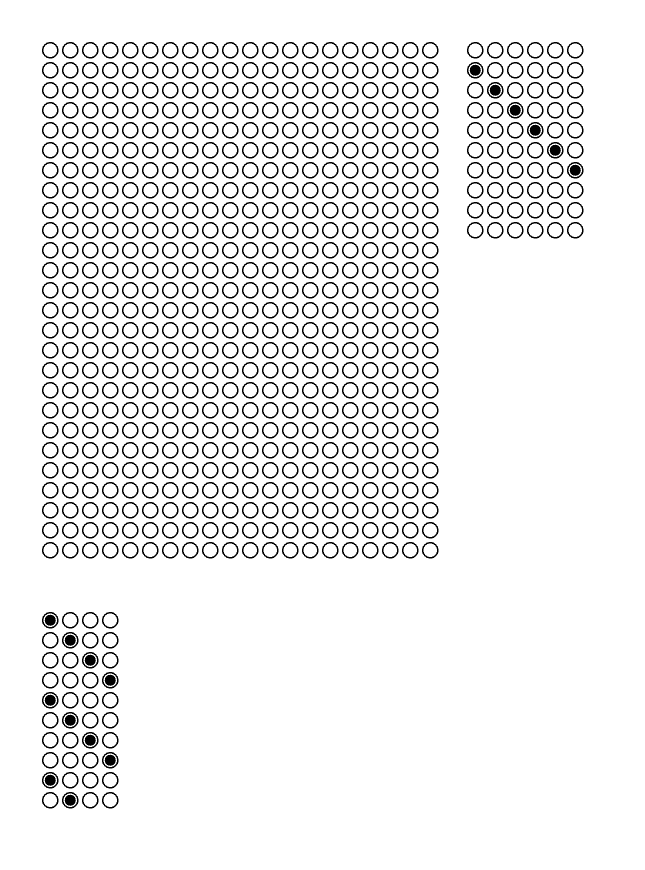
#> input picture sample_omr_sheet_full.png, 1290 x 1740 px (shown at 1/2 size)
$ python debug_xgaps.py
#> lines starting #> are read from the running program, lines starting #| are printed output that depends on the picture; after the words box and inside, x2 and y2 are one past the last pixel; in counts of white or black regions, pixels touching at a corner belong together
### backend/services/omr_engine.py
from __future__ import annotations

import math
import string
from dataclasses import dataclass, replace
from pathlib import Path
from typing import Mapping

import cv2
import numpy as np


class OMRProcessingError(ValueError):
    """Raised when a sheet cannot be interpreted reliably."""


class NoBubblesDetectedError(OMRProcessingError):
    """Raised when no usable circular bubble contours are present."""


class IncompleteSheetError(OMRProcessingError):
    """Raised when the expected question grid is incomplete."""


class UnansweredQuestionError(OMRProcessingError):
    """Raised when no option is sufficiently filled for a question."""


class AmbiguousMarkError(OMRProcessingError):
    """Raised when multiple options appear selected for a question."""


@dataclass(frozen=True, slots=True)
class Bubble:
    x: int
    y: int
    width: int
    height: int
    grid_x: float | None = None
    grid_y: float | None = None

    @property
    def center_x(self) -> float:
        return self.x + self.width / 2

    @property
    def center_y(self) -> float:
        return self.y + self.height / 2

    @property
    def position_x(self) -> float:
        return self.grid_x if self.grid_x is not None else self.center_x

    @property
    def position_y(self) -> float:
        return self.grid_y if self.grid_y is not None else self.center_y

    @property
    def diameter(self) -> float:
        return math.sqrt(self.width * self.height)


@dataclass(frozen=True, slots=True)
class ScanExtractedData:
    answers: dict[int, str]
    roll_number: str | None
    student_name: str | None


def _resize_for_analysis(image: np.ndarray) -> np.ndarray:
    height, width = image.shape[:2]
    longest_side = max(height, width)
    if longest_side < 900:
        scale = 900 / longest_side
        interpolation = cv2.INTER_CUBIC
    elif longest_side > 2200:
        scale = 1800 / longest_side
        interpolation = cv2.INTER_AREA
    else:
        return image
    return cv2.resize(
        image,
        (max(1, round(width * scale)), max(1, round(height * scale))),
        interpolation=interpolation,
    )


def _order_quad(points: np.ndarray) -> np.ndarray:
    points = points.astype(np.float32)
    ordered = np.zeros((4, 2), dtype=np.float32)
    coordinate_sum = points.sum(axis=1)
    coordinate_difference = np.diff(points, axis=1).reshape(-1)
    ordered[0] = points[np.argmin(coordinate_sum)]
    ordered[2] = points[np.argmax(coordinate_sum)]
    ordered[1] = points[np.argmin(coordinate_difference)]
    ordered[3] = points[np.argmax(coordinate_difference)]
    return ordered


def _rectify_page(image: np.ndarray) -> np.ndarray:
    grayscale = cv2.cvtColor(image, cv2.COLOR_BGR2GRAY)
    blurred = cv2.GaussianBlur(grayscale, (5, 5), 0)
    edges = cv2.Canny(blurred, 35, 110)
    edges = cv2.morphologyEx(
        edges,
        cv2.MORPH_CLOSE,
        cv2.getStructuringElement(cv2.MORPH_RECT, (7, 7)),
        iterations=2,
    )
    contours, _ = cv2.findContours(
        edges, cv2.RETR_EXTERNAL, cv2.CHAIN_APPROX_SIMPLE
    )
    image_area = float(image.shape[0] * image.shape[1])
    page_quad: np.ndarray | None = None
    page_area = 0.0
    for contour in sorted(contours, key=cv2.contourArea, reverse=True)[:12]:
        area = cv2.contourArea(contour)
        area_ratio = area / image_area
        if area_ratio < 0.22:
            break
        if area_ratio > 0.985:
            continue
        perimeter = cv2.arcLength(contour, True)
        approximation = cv2.approxPolyDP(contour, 0.025 * perimeter, True)
        if len(approximation) != 4 or not cv2.isContourConvex(approximation):
            continue
        if area > page_area:
            page_quad = approximation.reshape(4, 2)
            page_area = area
    if page_quad is None:
        return image

    top_left, top_right, bottom_right, bottom_left = _order_quad(page_quad)
    target_width = int(
        round(
            max(
                np.linalg.norm(bottom_right - bottom_left),
                np.linalg.norm(top_right - top_left),
            )
        )
    )
    target_height = int(
        round(
            max(
                np.linalg.norm(top_right - bottom_right),
                np.linalg.norm(top_left - bottom_left),
            )
        )
    )
    if (
        target_width < image.shape[1] * 0.35
        or target_height < image.shape[0] * 0.35
        or min(target_width, target_height) < 180
    ):
        return image
    destination = np.array(
        [
            [0, 0],
            [target_width - 1, 0],
            [target_width - 1, target_height - 1],
            [0, target_height - 1],
        ],
        dtype=np.float32,
    )
    transform = cv2.getPerspectiveTransform(
        _order_quad(page_quad), destination
    )
    return cv2.warpPerspective(
        image,
        transform,
        (target_width, target_height),
        flags=cv2.INTER_CUBIC,
        borderMode=cv2.BORDER_CONSTANT,
        borderValue=(255, 255, 255),
    )


def _prepare_thresholds(
    image: np.ndarray,
) -> tuple[np.ndarray, np.ndarray, np.ndarray]:
    grayscale = cv2.cvtColor(image, cv2.COLOR_BGR2GRAY)
    background_sigma = max(9.0, min(grayscale.shape) / 24.0)
    background = cv2.GaussianBlur(grayscale, (0, 0), background_sigma)
    background = np.maximum(background, 1)
    normalized = cv2.divide(grayscale, background, scale=255)
    normalized = cv2.createCLAHE(clipLimit=1.6, tileGridSize=(8, 8)).apply(
        normalized
    )
    blurred = cv2.GaussianBlur(normalized, (5, 5), 0)
    _, otsu = cv2.threshold(
        blurred, 0, 255, cv2.THRESH_BINARY_INV | cv2.THRESH_OTSU
    )
    minimum_dimension = min(normalized.shape)
    adaptive_block_size = int(round(minimum_dimension * 0.055))
    adaptive_block_size = max(31, min(101, adaptive_block_size | 1))
    adaptive = cv2.adaptiveThreshold(
        blurred,
        255,
        cv2.ADAPTIVE_THRESH_GAUSSIAN_C,
        cv2.THRESH_BINARY_INV,
        adaptive_block_size,
        7,
    )
    candidates = cv2.bitwise_or(otsu, adaptive)
    candidates = cv2.morphologyEx(
        candidates,
        cv2.MORPH_CLOSE,
        cv2.getStructuringElement(cv2.MORPH_ELLIPSE, (3, 3)),
        iterations=1,
    )
    return normalized, candidates, otsu


def _candidate_bubbles(binary: np.ndarray) -> list[Bubble]:
    contours, _ = cv2.findContours(
        binary.copy(), cv2.RETR_EXTERNAL, cv2.CHAIN_APPROX_SIMPLE
    )
    image_height, image_width = binary.shape[:2]
    minimum_image_dimension = min(image_height, image_width)
    minimum_dimension = max(9, int(round(minimum_image_dimension * 0.010)))
    maximum_dimension = minimum_image_dimension * 0.16
    candidates: list[Bubble] = []

    for contour in contours:
        x, y, width, height = cv2.boundingRect(contour)
        if width < minimum_dimension or height < minimum_dimension:
            continue
        if width > maximum_dimension or height > maximum_dimension:
            continue
        aspect_ratio = width / float(height)
        if not 0.60 <= aspect_ratio <= 1.67:
            continue
        area = cv2.contourArea(contour)
        perimeter = cv2.arcLength(contour, True)
        if perimeter <= 0:
            continue
        circularity = 4 * math.pi * area / (perimeter * perimeter)
        extent = area / float(width * height)
        if circularity < 0.40 or not 0.32 <= extent <= 0.96:
            continue
        candidates.append(Bubble(x=x, y=y, width=width, height=height))

    candidates.sort(key=lambda bubble: (bubble.center_y, bubble.center_x))
    deduplicated: list[Bubble] = []
    for candidate in candidates:
        duplicate_index = next(
            (
                index
                for index, existing in enumerate(deduplicated)
                if abs(candidate.center_x - existing.center_x)
                < min(candidate.width, existing.width) * 0.45
                and abs(candidate.center_y - existing.center_y)
                < min(candidate.height, existing.height) * 0.45
            ),
            None,
        )
        if duplicate_index is None:
            deduplicated.append(candidate)
        elif candidate.width * candidate.height > (
            deduplicated[duplicate_index].width
            * deduplicated[duplicate_index].height
        ):
            deduplicated[duplicate_index] = candidate
    return deduplicated


def _filter_dominant_bubble_size(
    bubbles: list[Bubble], expected_count: int
) -> list[Bubble]:
    if len(bubbles) <= expected_count:
        return bubbles
    sizes = np.array([bubble.diameter for bubble in bubbles], dtype=np.float64)
    best_subset = bubbles
    best_score = float("inf")
    for candidate_size in np.unique(np.quantile(sizes, np.linspace(0.1, 0.9, 17))):
        subset = [
            bubble
            for bubble in bubbles
            if candidate_size * 0.62 <= bubble.diameter <= candidate_size * 1.62
        ]
        if len(subset) < expected_count:
            continue
        subset_sizes = np.array(
            [bubble.diameter for bubble in subset], dtype=np.float64
        )
        dispersion = float(np.std(subset_sizes) / max(np.mean(subset_sizes), 1.0))
        count_excess = max(0, len(subset) - expected_count) / expected_count
        score = dispersion + count_excess * 0.08
        if score < best_score:
            best_score = score
            best_subset = subset
    return best_subset


def _estimate_grid_angle(bubbles: list[Bubble]) -> float:
    if len(bubbles) < 2:
        return 0.0
    median_diameter = float(np.median([bubble.diameter for bubble in bubbles]))
    angles: list[float] = []
    for left_index, left in enumerate(bubbles):
        for right in bubbles[left_index + 1 :]:
            delta_x = right.center_x - left.center_x
            delta_y = right.center_y - left.center_y
            if delta_x < 0:
                delta_x = -delta_x
                delta_y = -delta_y
            distance = math.hypot(delta_x, delta_y)
            if not median_diameter * 1.15 <= distance <= median_diameter * 3.8:
                continue
            if delta_x <= median_diameter * 0.75:
                continue
            angle = math.degrees(math.atan2(delta_y, delta_x))
            if -30 <= angle <= 30:
                angles.append(angle)
    if len(angles) < 3:
        return 0.0
    histogram, edges = np.histogram(angles, bins=31, range=(-31, 31))
    mode_index = int(np.argmax(histogram))
    mode_center = (edges[mode_index] + edges[mode_index + 1]) / 2
    near_mode = [angle for angle in angles if abs(angle - mode_center) <= 4]
    if len(near_mode) < 3:
        return 0.0
    estimated_angle = float(np.median(near_mode))
    return estimated_angle if abs(estimated_angle) <= 20 else 0.0


# [134 lines left out: functions _cluster_bubbles, _cluster_by_y_gaps, not called in this run]


def _align_grid_coordinates(bubbles: list[Bubble]) -> list[Bubble]:
    angle = math.radians(_estimate_grid_angle(bubbles))
    cosine = math.cos(angle)
    sine = math.sin(angle)
    return [
        replace(
            bubble,
            grid_x=cosine * bubble.center_x + sine * bubble.center_y,
            grid_y=-sine * bubble.center_x + cosine * bubble.center_y,
        )
        for bubble in bubbles
    ]


def _group_rows(bubbles: list[Bubble], tolerance: float | None = None) -> list[list[Bubble]]:
    if not bubbles:
        return []
    if tolerance is None:
        tolerance = max(8.0, float(np.median([bubble.diameter for bubble in bubbles])) * 0.58)
    rows: list[list[Bubble]] = []
    row_centers: list[float] = []
    for bubble in sorted(bubbles, key=lambda item: (item.position_y, item.position_x)):
        matching_row = None
        if rows:
            distances = [abs(bubble.position_y - center) for center in row_centers]
            closest_index = int(np.argmin(distances))
            if distances[closest_index] <= tolerance:
                matching_row = closest_index
        if matching_row is None:
            rows.append([bubble])
            row_centers.append(bubble.position_y)
        else:
            rows[matching_row].append(bubble)
            row_centers[matching_row] = sum(
                item.position_y for item in rows[matching_row]
            ) / len(rows[matching_row])
    for row in rows:
        row.sort(key=lambda item: item.position_x)
    return [
        row
        for _, row in sorted(
            zip(row_centers, rows, strict=True), key=lambda item: item[0]
        )
    ]


# [409 lines left out: functions _best_option_window, _select_question_rows, _coefficient_of_variation, _validate_grid_geometry, _fill_ratio, _mark_score and 4 more, not called in this run]

### debug_xgaps.py
"""Analyze X-gaps within rows to find column clusters."""
from backend.services.omr_engine import (
    _candidate_bubbles, _prepare_thresholds,
    _resize_for_analysis, _rectify_page, _filter_dominant_bubble_size,
    _align_grid_coordinates, _group_rows,
)
import cv2
import numpy as np

image = cv2.imread('sample_omr_sheet_full.png')
#> image is the input picture: shape (1740, 1290, 3); 92% white; 636 black regions, largest, box (x1, y1, x2, y2) and area: (939, 129, 962, 152) 377, (979, 169, 1002, 192) 377, (1019, 209, 1042, 232) 377
image = _resize_for_analysis(image)
rectified = _rectify_page(image)
#> in _rectify_page, `edges = cv2.Canny(blurred, 35, 110)`:
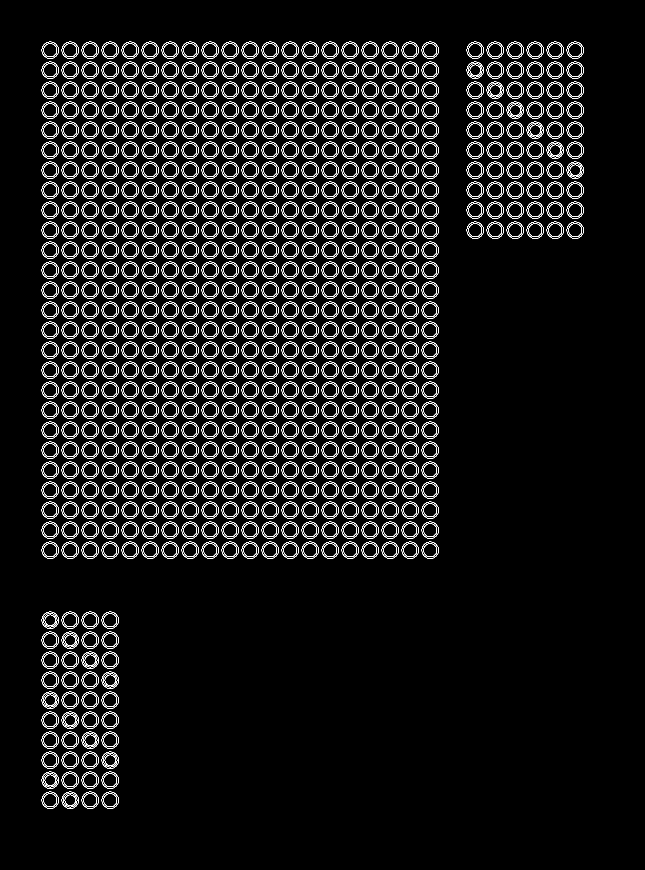
#> edges: shape (1740, 1290) (shown at 1/2 size); 6% white in thin lines or dots, all inside (x1, y1, x2, y2) = (83, 83, 1168, 1618)
#> in _rectify_page, `edges = cv2.morphologyEx( edges, cv2.MORPH_CLOSE, cv2.getStructuringEl..`:
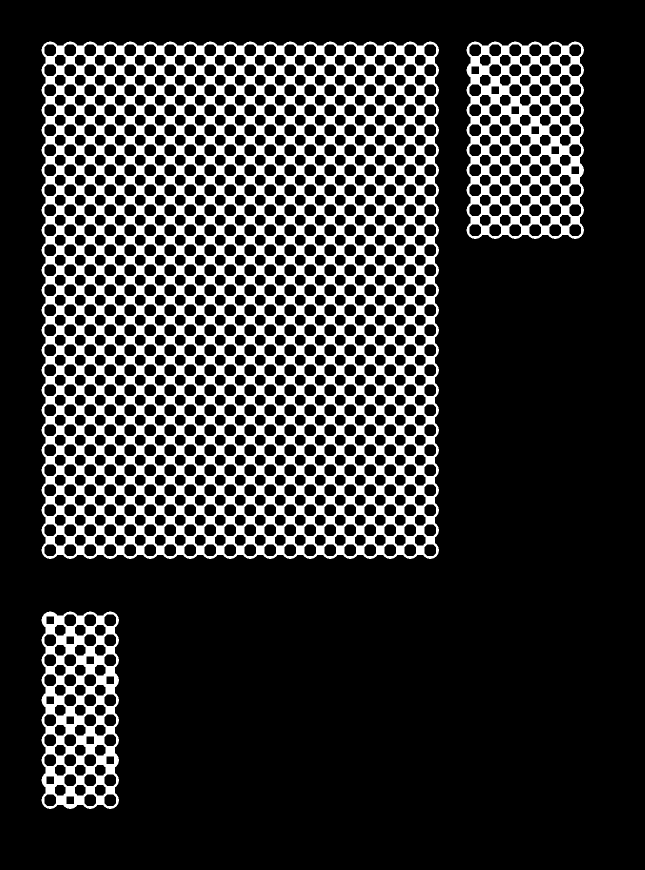
#> edges: shape (1740, 1290) (shown at 1/2 size); 20.2% white; 3 white regions
#> in _rectify_page, `contours, _ = cv2.findContours( edges, cv2.RETR_EXTERNAL, cv2.CHAIN_AP..`: contours = 3 contours; box (x1, y1, x2, y2) and area: (83, 83, 878, 1118) 806204, (933, 83, 1168, 478) 87304, (83, 1223, 238, 1618) 56444
#> the loop in _rectify_page, `for contour in sorted(contours, key=cv2.contourArea, reverse=True)[:12]:` made 2 passes
#> (area, area_ratio, perimeter, page_quad, page_area) on pass 1: (806204, 0.359, 4318.9, [[89, 87], [87, 1111], [871, 1113], [873, 89]], 806204)
#> after the loop in _rectify_page, `for contour in sorted(contours, key=cv2.contourArea, reverse=True)[:12]:`: page_area = 806204
#> in _order_quad, `points = points.astype(np.float32)`: points = [[89, 87], [87, 1111], [871, 1113], [873, 89]]
#> in _order_quad, `coordinate_sum = points.sum(axis=1)`: coordinate_sum = [176, 1198, 1984, 962]
#> in _order_quad, `coordinate_difference = np.diff(points, axis=1).reshape(-1)`: coordinate_difference = [-2, 1024, 242, -784]
#> in _rectify_page, `top_left, top_right, bottom_right, bottom_left = _order_quad(page_quad)`: top_left = [89, 87]; top_right = [873, 89]; bottom_right = [871, 1113]; bottom_left = [87, 1111]
#> in _rectify_page, `target_width = int( round( max( np.linalg.norm(bottom_right - bottom_l..`: target_width = 784
#> in _rectify_page, `target_height = int( round( max( np.linalg.norm(top_right - bottom_rig..`: target_height = 1024
#> in _rectify_page, `destination = np.array( [ [0, 0], [target_width - 1, 0], [target_width..`: destination = [[0, 0], [783, 0], [783, 1023], [0, 1023]]
#> in _rectify_page, `transform = cv2.getPerspectiveTransform( _order_quad(page_quad), desti..`: transform = [[0.999, 0.00195, -89.06], [-0.00255, 0.999, -86.69], [1.6e-19, -5.29e-20, 1]]
#> in _rectify_page, `return cv2.warpPerspective( image, transform, (target_width, target_he..`:
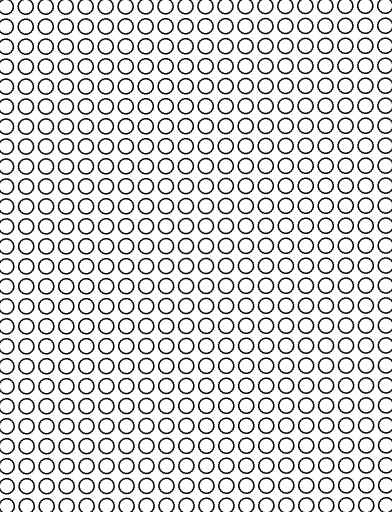
#> returned value: shape (1024, 784, 3) (shown at 1/2 size); min 0, max 255, mean 210.3
image2 = _resize_for_analysis(rectified)
_, cb, _ = _prepare_thresholds(image2)
#> in _prepare_thresholds, `blurred = cv2.GaussianBlur(normalized, (5, 5), 0)`:
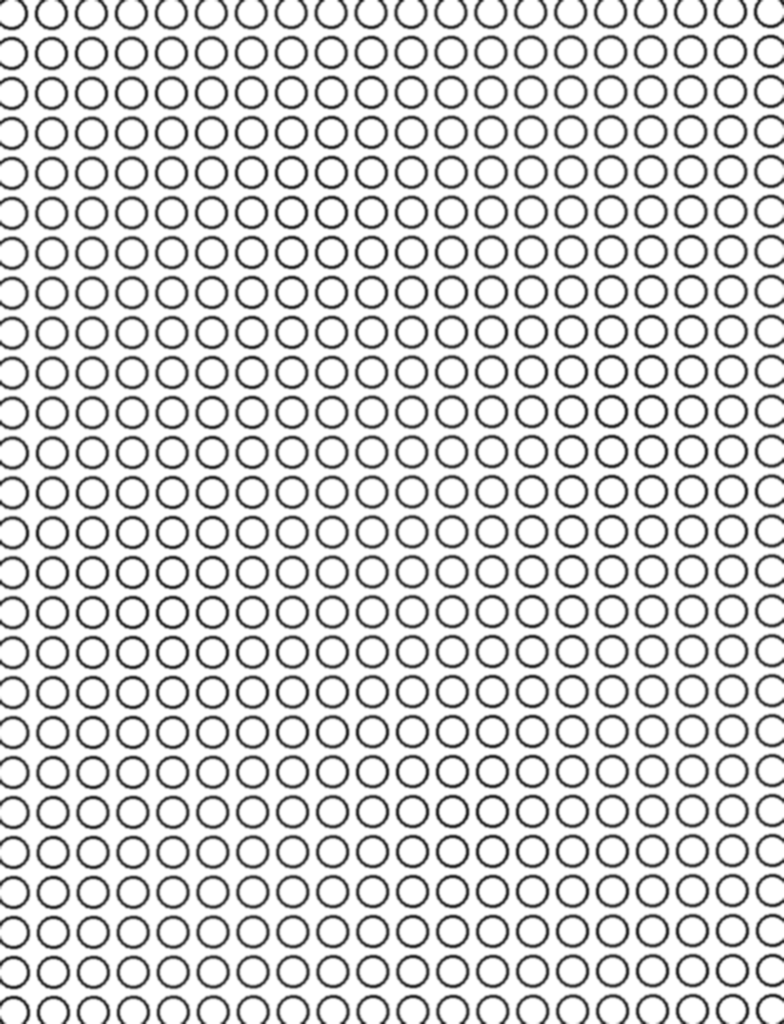
#> blurred: shape (1024, 784); min 27, max 255, mean 213.4
#> (the rest of the program and of its run is left out)
